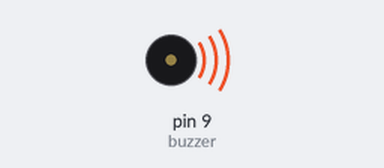
Recording of a sketch running on a simulated Arduino Uno, built with avr-gcc and run on an emulated ATmega328P. Parts: buzzer (waves = sounding).

Above: at 0.1 s.
Timing chart, 0 to 1.6 s (numbered marks = the images above):
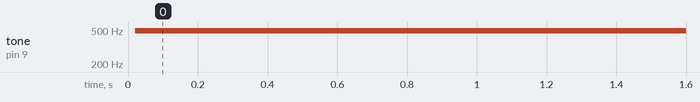

Measured:
- by itself, tone on pin 9 (buzzer): silent → 490 Hz at 0.02 s

The sketch:

Passive_buzz.ino
```cpp
int buzzer = 9; // set the buzzer control digital IO pin

void setup() {
  pinMode(buzzer, OUTPUT); // set pin 8 as output
}

void loop() {
  for (int i = 0; i < 25; i++) {  // make a sound
  analogWrite(buzzer,i*10);
  delay(20);
}}
```
